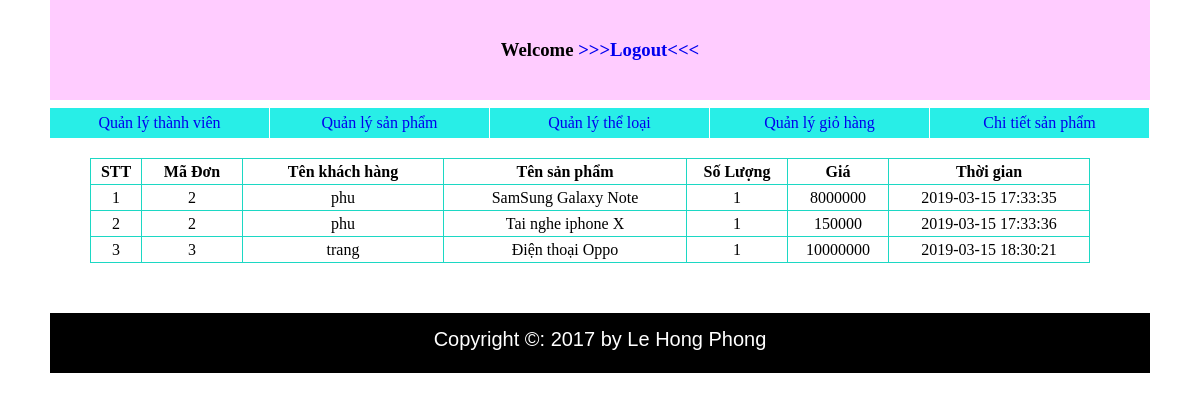
The page /Demo/adminCN2/list_detail.php on the database its author committed.
### tables this page shows
CREATE TABLE `order_items` (
  `order_id` int(10) NOT NULL,
  `item_id` int(10) NOT NULL,
  `item_name` varchar(20) NOT NULL,
  `quantity` int(10) NOT NULL,
  `price` int(20) NOT NULL,
  `time` timestamp NOT NULL DEFAULT CURRENT_TIMESTAMP ON UPDATE CURRENT_TIMESTAMP
);

CREATE TABLE `orders` (
  `order_id` int(10) UNSIGNED NOT NULL,
  `username` varchar(25) NOT NULL,
  `quantity_item` int(10) NOT NULL,
  `total` int(25) NOT NULL,
  `branch` varchar(10) NOT NULL,
  `time` timestamp NOT NULL DEFAULT CURRENT_TIMESTAMP ON UPDATE CURRENT_TIMESTAMP
);

### Demo/adminCN2/list_detail.php (the view, shortened to what this page needs)
<?php
    require("templates/header.php");
 ?>
	<div id="wrapper">
		<table>
			<tr>
				<td style="width: 50px"><b>STT</b></td>
				<td style="width: 100px"><b>Mã Đơn</b></td>
				<td style="width: 200px;"><b>Tên khách hàng</b></td>
				<td><b>Tên sản phẩm</b></td>
				<td style="width: 100px;"><b>Số Lượng</b></td>
				<td style="width: 100px;"><b>Giá</b></td>
				<td style="width: 200px;"><b>Thời gian</b></td>
			</tr>
			<?php
			if(isset($_GET["id"])){
			$id = $_GET["id"];
			$dem=1;
			require("../library/config.php");
			$result= mysqli_query($conn," SELECT a.username, b.* from orders as a, order_items as b WHERE b.order_id = $id and a.order_id = $id and a.branch='CN2' ");
			while( $data = mysqli_fetch_assoc($result)){
			echo "<tr>";
			echo "<td> $dem </td>";
			echo "<td>$data[order_id]</td>";
			echo "<td>$data[username]</td>";
			echo "<td>$data[item_name]</td>";
			echo "<td>$data[quantity]</td>";
			echo "<td>$data[price]</td>";
			echo "<td>$data[time]</td>";
			echo "<tr>";
			$dem++;
			}
			mysqli_close($conn);
		}
		else{
			$dem=1;
			require("../library/config.php");
			$result= mysqli_query($conn," SELECT a.username, b.* from orders as a, order_items as b WHERE b.order_id = a.order_id and a.branch='CN2' ");
			while( $data = mysqli_fetch_assoc($result)){
			echo "<tr>";
			echo "<td> $dem </td>";
			echo "<td>$data[order_id]</td>";
			echo "<td>$data[username]</td>";
			echo "<td>$data[item_name]</td>";
			echo "<td>$data[quantity]</td>";
			echo "<td>$data[price]</td>";
			echo "<td>$data[time]</td>";
			echo "<tr>";
			$dem++;
			}
		}
			 ?>
		</table>
	</div>
	<?php
    require("templates/footer.php");
 ?>

### Demo/adminCN2/style.css (style rules this page uses)
* { padding: 0px; margin: 0px; }
body { width: 1100px; margin: auto; }
#wrapper table { margin-left: 40px; border-collapse: collapse; margin-top:50px; width:1000px; text-align: center; }
#wrapper table tr { border: 1px solid #1CD8C4; line-height: 25px; }
#wrapper table td { border: 1px solid #1CD8C4; }

### rows shown on the page
order_items: order "2", order.username "phu", item_name "SamSung Galaxy Note", quantity "1", price "8000000", time "2019-03-15 17:33:35"
order_items: order "2", order.username "phu", item_name "Tai nghe iphone X", quantity "1", price "150000", time "2019-03-15 17:33:36"
order_items: order "3", order.username "trang", item_name "Điện thoại Oppo", quantity "1", price "10000000", time "2019-03-15 18:30:21"
